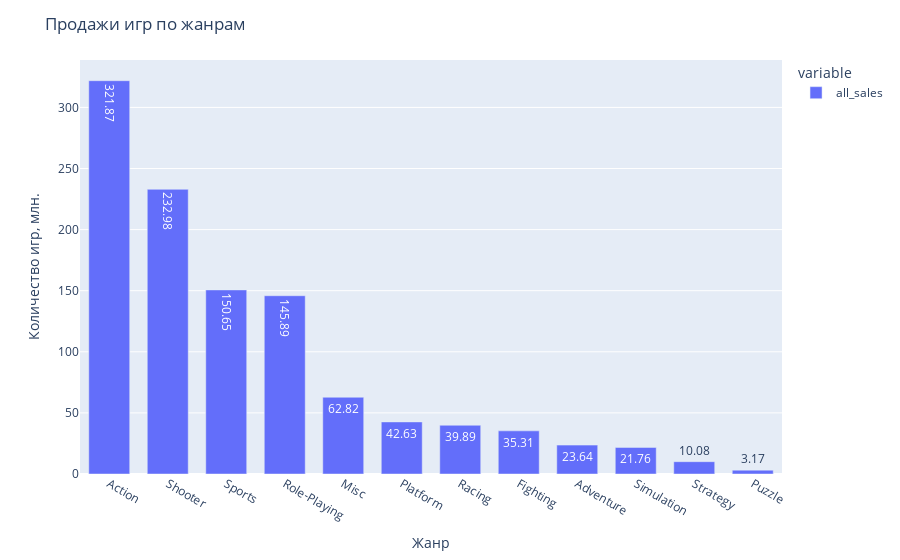

This figure's notebook cell:
### Markdown cell above
### Посмотрим на общее распределение игр по жанрам. Найдем самые прибыльные жанры

### Code cell
genre_all_sales = data_actual.pivot_table(index='genre', values='all_sales', aggfunc='sum').sort_values('all_sales', ascending=False)

fig = px.bar(genre_all_sales, text_auto=True)
fig.update_layout(bargap=0.3, 
                  title_text='Продажи игр по жанрам',
                  xaxis_title_text='Жанр',
                  yaxis_title_text='Количество игр, млн.')
fig.show()

### Figure 1 — Plotly figure (JSON) as saved in the notebook; plotly's stock layout.template omitted (floating-point values rounded to 4 significant figures)
{"data": [{"alignmentgroup": "True", "hovertemplate": "variable=all_sales<br>genre=%{x}<br>value=%{y}<extra></extra>", "legendgroup": "all_sales", "marker": {"color": "#636efa", "pattern": {"shape": ""}}, "name": "all_sales", "offsetgroup": "all_sales", "orientation": "v", "showlegend": true, "textposition": "auto", "texttemplate": "%{y}", "type": "bar", "x": ["Action", "Shooter", "Sports", "Role-Playing", "Misc", "Platform", "Racing", "Fighting", "Adventure", "Simulation", "Strategy", "Puzzle"], "xaxis": "x", "y": [321.9, 233.0, 150.7, 145.9, 62.82, 42.63, 39.89, 35.31, 23.64, 21.76, 10.08, 3.17], "yaxis": "y"}], "layout": {"bargap": 0.3, "barmode": "relative", "legend": {"title": {"text": "variable"}, "tracegroupgap": 0}, "margin": {"t": 60}, "title": {"text": "Продажи игр по жанрам"}, "xaxis": {"anchor": "y", "domain": [0, 1], "title": {"text": "Жанр"}}, "yaxis": {"anchor": "x", "domain": [0, 1], "title": {"text": "Количество игр, млн."}}}}
